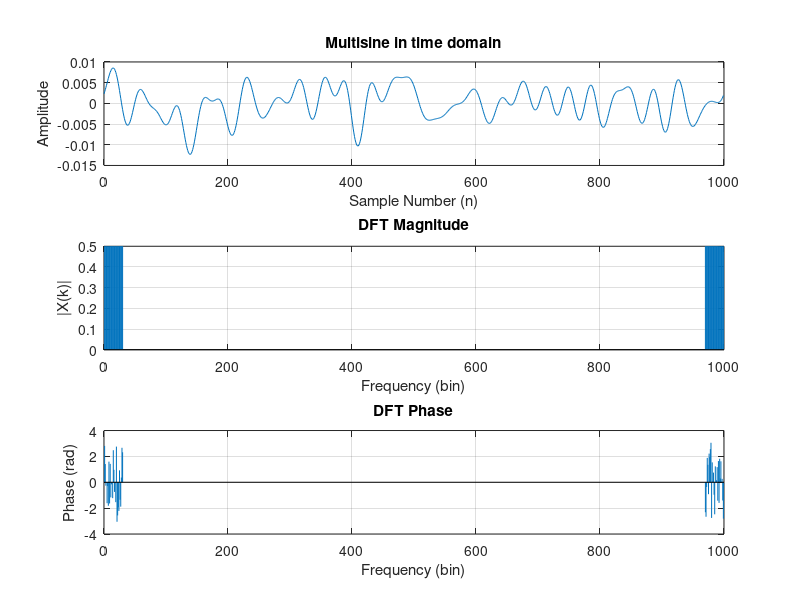

MATLAB code to generate this figure:
clc; close all;
% Parameters
N = 1000;
K = 30;                 % Number of excited bins (1 to 30)
X = zeros(1, N);        % Initialize frequency vector

% Frequency Domain Signal
for k = 1:K
    A = 1;              
    phi = rand * 2 * pi;
    val = (A / 2) * exp(1i * phi); 
    
    X(k + 1) = val;            
    X(N - k + 1) = conj(val);
end

x = ifft(X); %samples

amplitude = abs(X);
phase = angle(X);

figure;

% Time Domain (Sample Number)
subplot(3,1,1);
plot(0:N-1, x);
title('Multisine in time domain');
xlabel('Sample Number (n)');
ylabel('Amplitude');
grid on;

% Frequency Domain Magnitude (Bin Number)
subplot(3,1,2);
stem(0:N-1, amplitude, 'Marker', 'none');
title('DFT Magnitude');
xlabel('Frequency (bin)');
ylabel('|X(k)|');
xlim([0 N]); 
grid on;

% Frequency Domain Phase (Bin Number)
subplot(3,1,3);
stem(0:N-1, phase, 'Marker', 'none');
title('DFT Phase');
xlabel('Frequency (bin)');
ylabel('Phase (rad)');
xlim([0 N]);
grid on;
